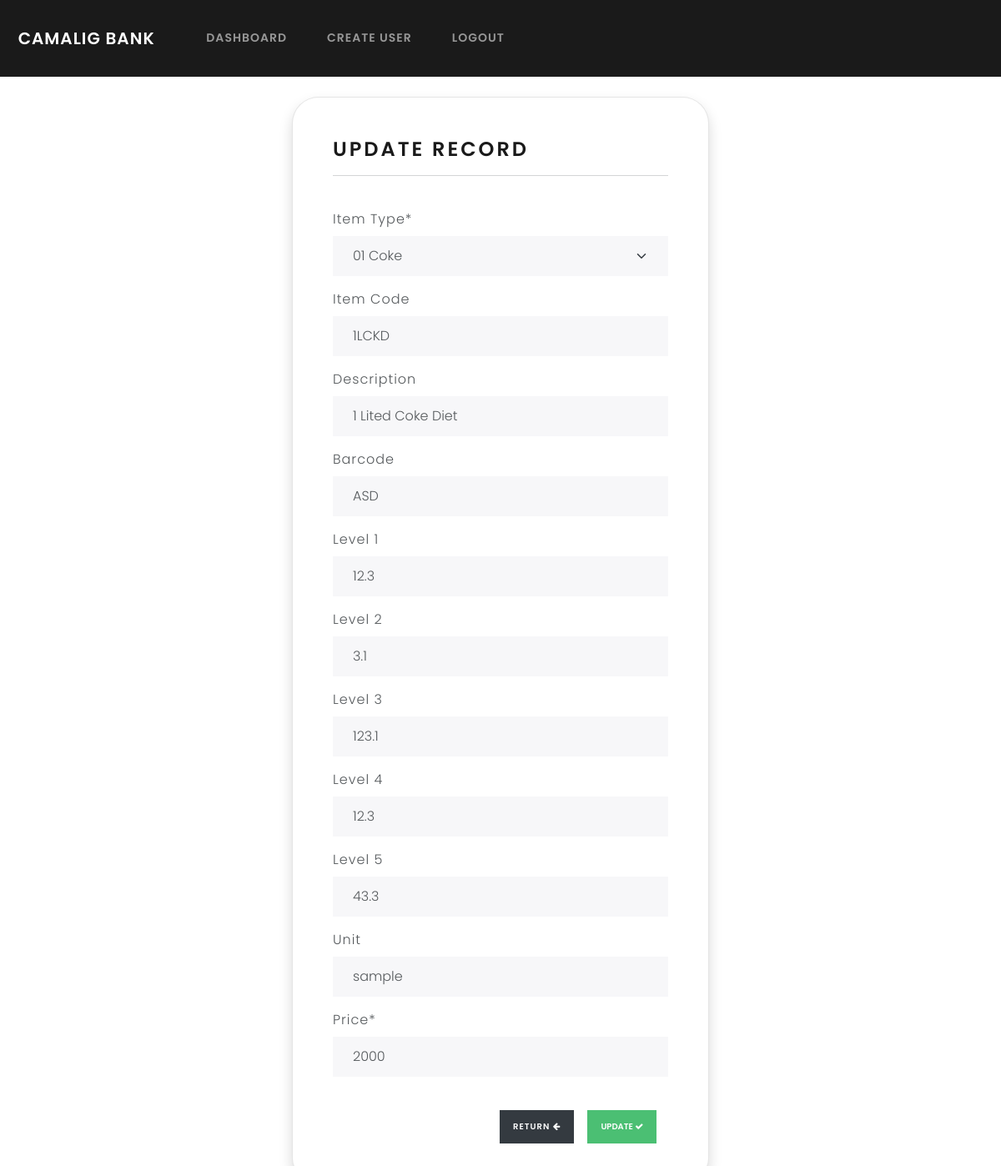
Page /bic-update/1/ (signed in) on the committed database.
### webapp/models.py (models this page shows, shortened)
class Record(models.Model):
    category_id = models.CharField(max_length=50)
    category_desc = models.CharField(max_length=100)
    def __str__(self):
        return self.category_id + " " + self.category_desc

class BICSetup(models.Model):
    product_code = models.AutoField(primary_key=True)
    category = models.ForeignKey(Record, on_delete=models.CASCADE)
    item_code = models.CharField(max_length=100, blank=True)
    product_desc = models.CharField(max_length=100, blank=True)
    product_barcode = models.CharField(max_length=100, blank=True)
    level_1 = models.FloatField(default=None, blank=True)
    level_2 = models.FloatField(default=None, blank=True)
    level_3 = models.FloatField(default=None, blank=True)
    level_4 = models.FloatField(default=None, blank=True)
    level_5 = models.FloatField(default=None, blank=True)
    unit = models.CharField(max_length=100, blank=True)
    product_price = models.IntegerField()

### webapp/views.py (the view)
# urls.py: path('bic-update/<int:product_code>/', views.bic_setup_update, name='bic_setup_update'),
@login_required(login_url='my-login')
def bic_setup_update(request, product_code):
    bicsetup = get_object_or_404(BICSetup, product_code=product_code)
    if request.method == 'POST':
        form = BICSetupForm(request.POST, instance=bicsetup)
        if form.is_valid():
            form.save()
            messages.success(request, "Your record was updated!")
            return redirect('bic_setup')
    else:
        form = BICSetupForm(instance=bicsetup)
    return render(request, 'webapp/admin/bic/bic_setup_update.html', {'form': form})

### webapp/forms.py
class BICSetupForm(forms.ModelForm):
    class Meta:
        model = BICSetup
        fields = [
            'product_code',
            'category',
            'item_code',
            'product_desc',
            'product_barcode',
            'level_1',
            'level_2',
            'level_3',
            'level_4',
            'level_5',
            'unit',
            'product_price'
        ]
        labels = {
            'product_code': 'ID',
            'category': 'Item Type',
            'item_code': 'Item Code',
            'product_desc': 'Description',
            'product_barcode': 'Barcode',
            'level_1': 'Level 1',
            'level_2': 'Level 2',
            'level_3': 'Level 3',
            'level_4': 'Level 4',
            'level_5': 'Level 5',
            'unit': 'Unit',
            'product_price': 'Price'
        }

### webapp/templates/webapp/admin/bic/bic_setup_update.html (shortened to what this page needs)
{% extends 'webapp/base.html' %}
{% load crispy_forms_tags %}
{% block content %}
<body>
    <div class="container bg-light shadow p-5 mt-4 form-layout rounded-5">
        <h3> Update record</h3>
        <hr>
        <br>
        <form method="POST" action="">
            {{form|crispy}}
            <br>
            <a href="{% url 'bic_setup' %}" class="btn btn-dark return-btn btn-sm"> Return <i class="fa fa-arrow-left" aria-hidden="true"></i></a>
            <button type="submit " class="btn btn-success btn-sm "> Update <i class="fa fa-check" aria-hidden="true"></i></button>
        </form>
    </body>
{% endblock %}

### static/css/style.css (style rules this page uses)
* { box-sizing: border-box; margin: 0; padding: 0; font-family: 'Poppins', sans-serif; }
.form-layout { border-radius: 20px; width: 500px; }
.return-btn { margin-left: 200px; }

### rows in the picture
Record: category "01 Coke"
BICSetup: item_code "1LCKD", product_desc "1 Lited Coke Diet", product_barcode "ASD", level_1 "12.3", level_2 "3.1", level_3 "123.1", level_4 "12.3", level_5 "43.3", unit "sample", product_price "2000"
